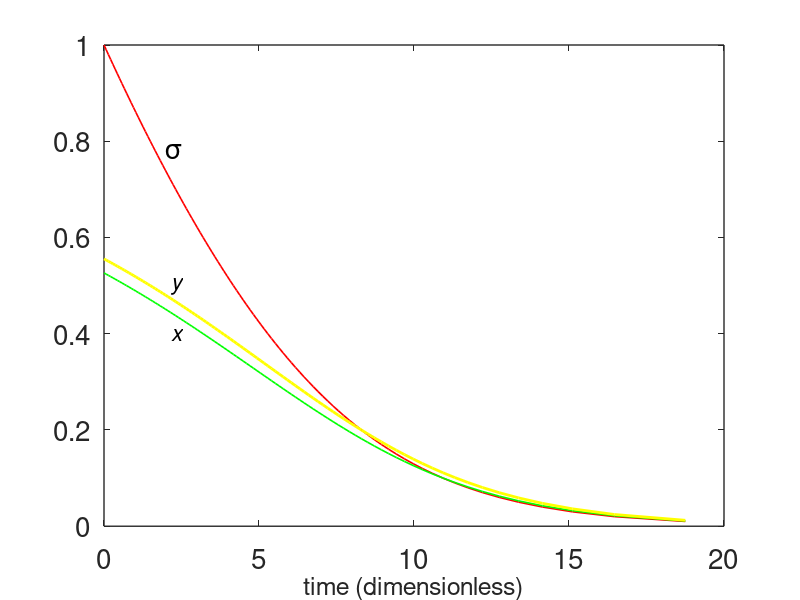

Here is the MATLAB script that generated this plot:
%to make plots for ex_two_enzyme

 set(0,                           ...
   'defaultaxesfontsize', 20,   ...
   'defaultaxeslinewidth', 1.0, ...
   'defaultlinelinewidth', 1.2, ...
   'defaultpatchlinewidth', 0.7);
%parameter values
l1=.9; 
l2=.8; 
m1=0.5; 
m2=0.6; 
a1=0.3;

sv2 = -l1*l2+a1*m1*l2+m2*l1-a1*m2*l1;
sv1 = -l2+a1*m1+a1*l2+m2-a1*m2-a1*l1;
th1=-sv1;
th2=-sv2;

s = [.01:.01:1];
I1 = - s/th1 - l1*l2*log(s)/th2+log(th1*s +th2)*l1*l2/th2 ...
	- log(th1* s + th2)*l1/th1-log(th1* s + th2) *l2/th1+th2*log(th1* s+th2)/th1^2;

K =  -1/th1 + log(th1 +th2)*l1*l2/th2 ...
	- log(th1+ th2)*l1/th1-log(th1 + th2)*l2/th1+th2 *log(th1+th2)/th1^2;
	
expr = I1-K;

x = s./(l1+s);
y = s./(l2+s);

plot(expr,s,'r',expr,x,'g',expr,y,'y','linewidth',2)

xlabel('time (dimensionless)','fontsize',18)
text(2,.4,'\it x','fontsize',16)
text(2,.5,'\it y','fontsize',16)
text(2,.78,'\sigma','fontsize',20)

		
